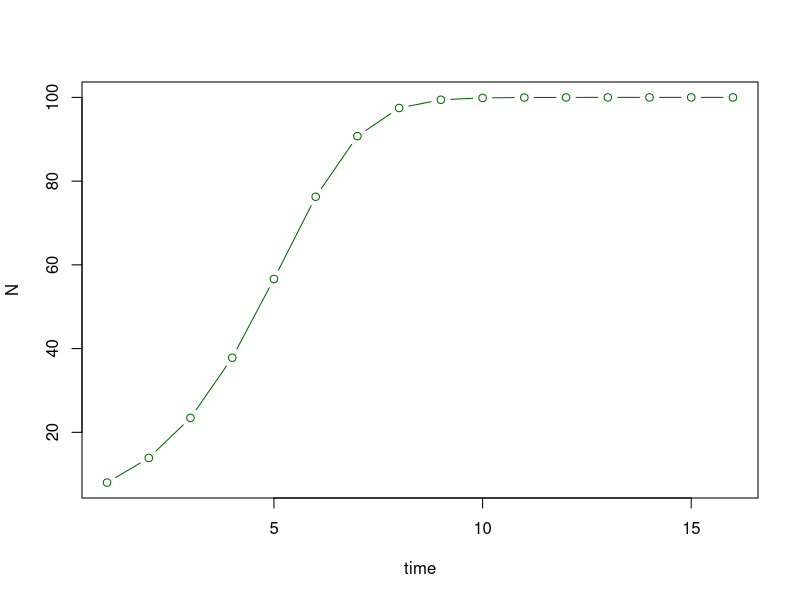
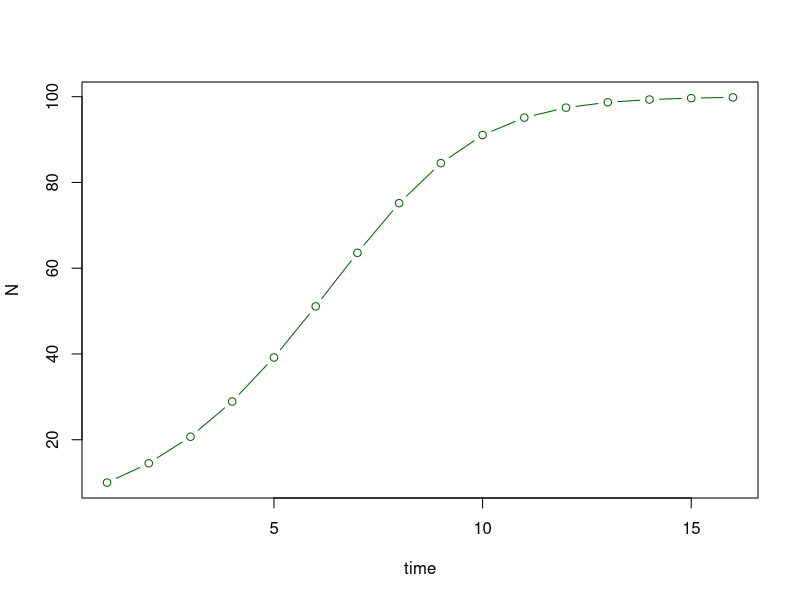

Here is the R script that generated these plots, in order:
setwd("C:/Users/Camila Medeiros/Documents/GitHub/R-Bootcamp")

#3.3 Logistic growthin discrete time
N0 <- 8
rr <- 0.8
KK<-100
ttMax <- 15 #number of timesteps!

NN <- matrix(NA, nrow=1, ncol=ttMax+1) #this will create a 1x11 matrix with rep NA's.

NN[1]<-N0
for(tt in 1:ttMax){NN[tt+1]<-NN[tt]*(1+(rr*(1-((NN[tt])/KK))))}
plot(1:(ttMax+1), NN, xlab="time", ylab="N", type="b", col="darkgreen")


####################

#3.3.1 *Mini-exercise

discreteLogisticFun <- function (N0,rr,KK) {
  NN <- matrix(NA, nrow=1, ncol=ttMax+1)
  NN[1]<-N0
  for(tt in 1:ttMax){NN[tt+1]<-NN[tt]*(1+(rr*(1-((NN[tt])/KK))))}
  plot(1:(ttMax+1), NN, xlab="time", ylab="N", type="b", col="darkgreen")
}
discreteLogisticFun (N0=10, rr=0.5, KK=100)

#####################

#3.3.2 *Mini-exercise 



